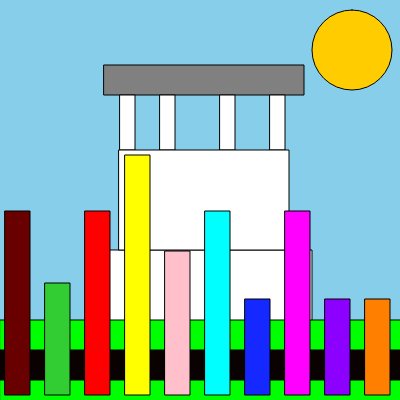
Frame 1 (no input)
Frame 60 (no input): identical to frame 1, image omitted
Frame 120 (the mouse pressed at the canvas centre since frame 60): identical to frame 1, image omitted

The p5.js sketch that drew this single still picture (run headless with seeded random() and noise() and a simulated clock; from frame 60 on, the mouse is pressed at the canvas centre):

// p5.js sketch
// ── sketch.js
//variables for Buildings 
var b0, b1, b2, b3, b4, b5, b7, b8, b9, b10;

//Setup of Border(Canvas) abd Buildings
function setup() {
  
  createCanvas(400, 400);
  
  b0=new Building();
  b0.position=0;
  b0.floors=23;
  
  b1=new Building();
  b1.position=1;
  b1.floors=23;
  
  b2=new Building();
  b1.position=2;
  b2.floors=14;
  
  b3=new Building();
  b3.position=3;
  b3.floors=30;
  
  b4=new Building();
  b4.position=4;
  b4.floors=18;
  
  b5=new Building();
  b5.position=5;
  b5.floors=23;
  
  b6=new Building();
  b6.position=6;
  b6.floors=12;
  
  b7=new Building();
  b7.position=7;
  b7.floors=23;
  
  b8=new Building();
  b8.position=8;
  b8.floors=12;
  
  b9=new Building();
  b9.position=9;
  b9.floors=12;
  
  b10=new Building();
  b10.position=10;
  b10.floors=14;
}

//Background function and Building Display Functions
function draw() {
  
  background(135, 206, 235);
  
  //Sky(Sun)
  fill(255, 204, 0);
  square(312,10,80,100)

  //Building
  fill(128,128,128);
  rect(104,65,200,30);
  fill(255,255,255);
  rect(120,95,15,55);
  fill(255,255,255);
  rect(160,95,15,55);
  fill(255,255,255);
  rect(270,95,15,55);
  fill(255,255,255);
  rect(220,95,15,55);
  fill(255,255,255);
  rect(102,250,210,150);
  fill(255,255,255);
  rect(119,150,170,100);
  
  //Lake
  fill(10,2,0);
  rect(0,340,800,90);
  
  //Grass
  fill(0,255,0);
  rect(0,380,600,30);
  fill(0,255,0);
  rect(0,320,600,30);  
  
  //Building Setup Display Function With Color Fill Fucntion
  fill(105,0,0);
  b0.display();
  fill(255,0,0);
  b1.display();
  fill(50,205,50);
  b2.display();
  fill(255,255,0);
  b3.display();
  fill(255,192,203);
  b4.display();
  fill(0,255,255);
  b5.display();
  fill(20,40,255);
  b6.display();
  fill(255,0,255);
  b7.display();
  fill(139, 0, 255);
  b8.display();
  fill(255,127,0);
  b9.display();
  fill(255,10,243);
  b10.display();

}
// ── Building.js
class Building{
  constructor()
  {
    this.height=10;
    this.position=1;    
    this.yPosition=390;
    this.width=25;
    this.floors=10;
    
    //Each floor is approximately equal to 12 feet
    //If a building has 3 floors it would be 3*12=36 feet high.
    this.building_height=this.floors*12;
    
  }  
  display()
  {
   this.height=this.floors*8;
   this.yPosition=395-(this.height);
    //this.xPosition=395-(this.height);
   this.xPosition=(this.position*40)+5;
   rect(this.xPosition,this.yPosition, this.width, this.height); 
  }  
  
}
